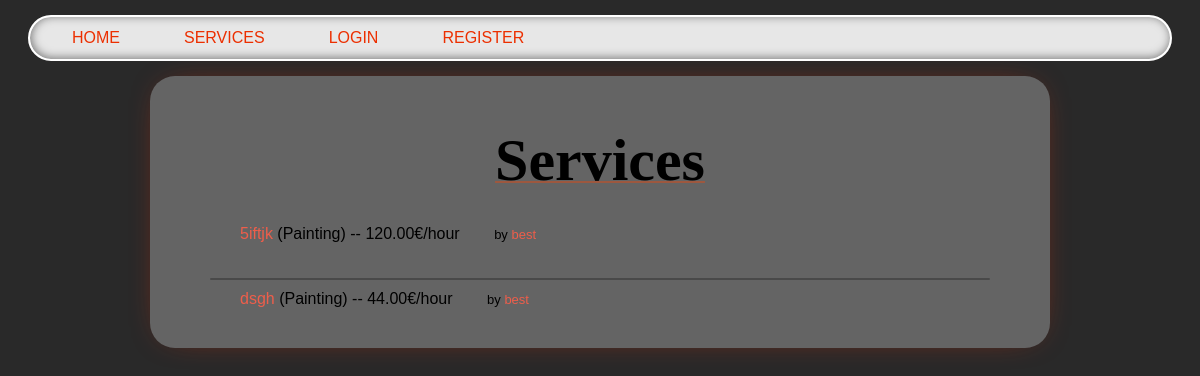
/services/, run on an earlier commit of the app's database.
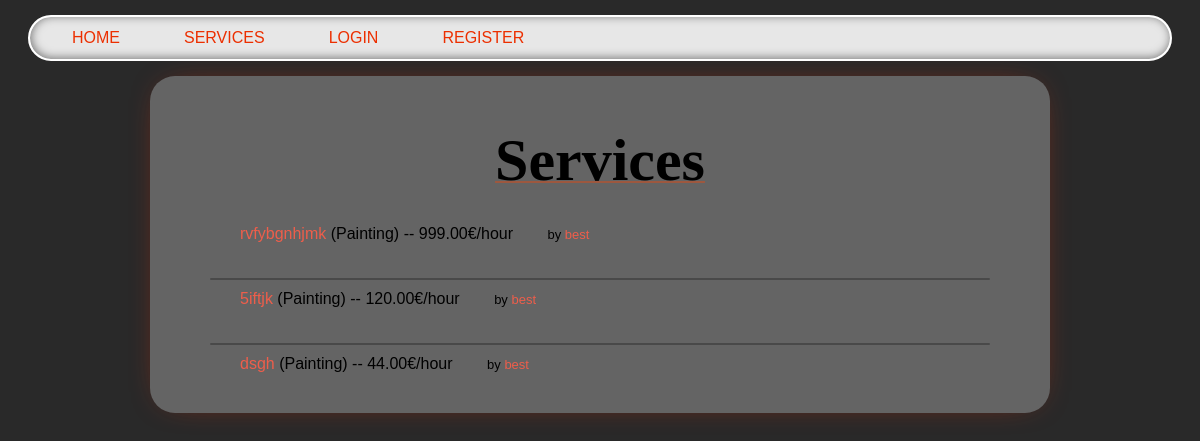
And on a later commit of the database.
### services/models.py (models this page shows, shortened)
class Service(models.Model):
    company = models.ForeignKey(Company, on_delete=models.CASCADE)
    name = models.CharField(max_length=40)
    description = models.TextField()
    price_hour = models.DecimalField(decimal_places=2, max_digits=100)
    rating = models.IntegerField(validators=[MinValueValidator(
        0), MaxValueValidator(5)], default=0)
    choices = (
        ('Air Conditioner', 'Air Conditioner'),
        ('Carpentry', 'Carpentry'),
        ('Electricity', 'Electricity'),
        ('Gardening', 'Gardening'),
        ('Home Machines', 'Home Machines'),
        ('House Keeping', 'House Keeping'),
        ('Interior Design', 'Interior Design'),
        ('Locks', 'Locks'),
        ('Painting', 'Painting'),
        ('Plumbing', 'Plumbing'),
        ('Water Heaters', 'Water Heaters'),
    )
    field = models.CharField(max_length=30, blank=False,
                             null=False, choices=choices)
    date = models.DateTimeField(auto_now=True, null=False)

### users/models.py (models this page shows, shortened)
class Company(models.Model):
    user = models.OneToOneField(
        User, on_delete=models.CASCADE, primary_key=True)
    field = models.CharField(max_length=70, choices=(('Air Conditioner', 'Air Conditioner'),
                                                     ('All in One', 'All in One'),
                                                     ('Carpentry', 'Carpentry'),
                                                     ('Electricity',
                                                      'Electricity'),
                                                     ('Gardening', 'Gardening'),
                                                     ('Home Machines',
                                                      'Home Machines'),
                                                     ('House Keeping',
                                                      'House Keeping'),
                                                     ('Interior Design',
                                                      'Interior Design'),
                                                     ('Locks', 'Locks'),
                                                     ('Painting', 'Painting'),
                                                     ('Plumbing', 'Plumbing'),
                                                     ('Water Heaters', 'Water Heaters')), blank=False, null=False)
    rating = models.IntegerField(
        validators=[MaxValueValidator(5), MinValueValidator(0)], default=0)

class User(AbstractUser):
    is_company = models.BooleanField(default=False)
    is_customer = models.BooleanField(default=False)
    email = models.EmailField(unique=True)
    USERNAME_FIELD = 'email'
    REQUIRED_FIELDS = ['username']
    def __str__(self):
        return self.username

### services/views.py (the view)
# urls.py: path('', views.service_list, name='services_list'),
def service_list(request):
    services = Service.objects.all().order_by("-date")
    return render(request, 'services/list.html', {'services': services})

### services/templates/services/list.html (shortened to what this page needs)
{% extends 'main/base.html' %}
{% block content %}
    <p class="title">Services</p>
    <div class='services_list'>
        {% if services %}
            {% for service in services.all %}
            <div style="display: ruby;">
                <div class='service_list_info'>
                    <li><a href="/services/{{service.id}}">{{ service.name }}  <pre>{{ service.description }}</pre> </a>({{service.field}}) -- {{ service.price_hour }}€/hour</li>
                </div>
                <p style="display:block; margin: 0; float: right;font-size: small; margin-right: 30px;">by <a href="/company/{{service.company.user}}">{{service.company.user}}</a></p>
            </div>
            {% if forloop.counter != services.all|length %}
            <div class="line"></div>
        {% endif %}
            {% endfor %}
        {% else %}
            <h2>Sorry No services available yet</h2>
        {% endif %}
     </div>
{% endblock %}

What changed in the data, as far as the page shows it:
added Service: name "rvfybgnhjmk", field "Painting", price_hour "999.00", company.user "best"
